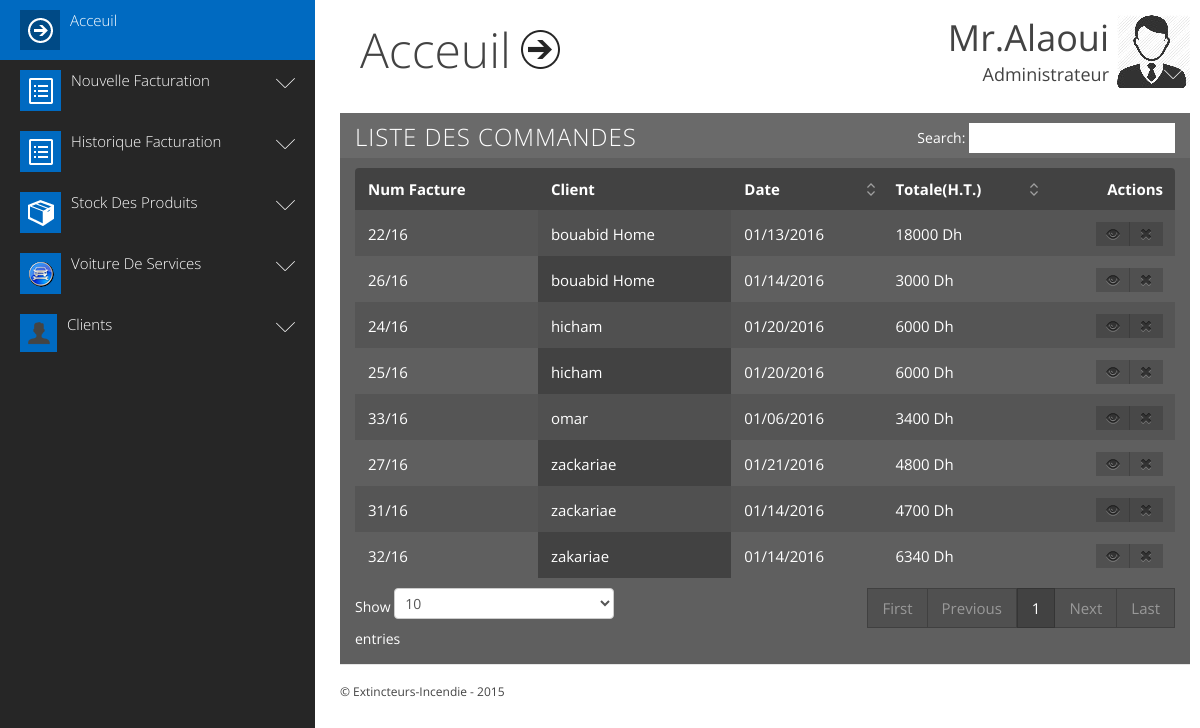
Screenshot of /extincteur/ArchiveFacture.php (signed in) with the database file from the repository.
### tables this page shows
CREATE TABLE IF NOT EXISTS `factur` (
  `id` int(11) NOT NULL AUTO_INCREMENT,
  `date` text NOT NULL,
  `idCl` int(11) NOT NULL,
  `Total` decimal(10,0) NOT NULL,
  PRIMARY KEY (`id`)
);

CREATE TABLE IF NOT EXISTS `clients` (
  `id` int(11) NOT NULL AUTO_INCREMENT,
  `nom` varchar(20) NOT NULL,
  `tel` text NOT NULL,
  PRIMARY KEY (`id`)
);

### extincteur/ArchiveFacture.php (the view, shortened to what this page needs)
<?php
	 if(!isset($_SESSION['login']) or $_SESSION['login']==''){
		header("location:index.php");
	}else{
$req1="select * from factur ";
$rs1=mysql_query($req1) or die(mysql_error());
?>
<!DOCTYPE html>
<html class="sidebar_default  no-js" lang="en">
<head>
<link href="css/twitter/bootstrap.css" rel="stylesheet">
<link href="css/base.css" rel="stylesheet">
<link href="css/twitter/responsive.css" rel="stylesheet">
<link href="css/jquery-ui-1.8.23.custom.css" rel="stylesheet">
</head>
<body>
<?php  include("sidebar.php")?>
<div id="main">
  <div class="container">
    <div class="header row-fluid">
      <div class="logo"> <a href="pan.php"><span>Acceuil</span><span class="icon"></span></a> </div>
      <div class="top_right">
        <ul class="nav nav_menu">
          <li class="dropdown"> <a class="dropdown-toggle administrator" id="dLabel" role="button" data-toggle="dropdown" data-target="#" href="/page.html">
            <div class="title"><span class="name">Mr.Alaoui</span><span class="subtitle">Administrateur</span></div>
            <span class="icon"><img src="img/thumbnail_george.jpg"></span></a>
          </li>
        </ul>
      </div>
    </div>
    <div id="main_container">
	 <div class="row-fluid">
				</div>
      <div class="row-fluid">
        <div class="box ">
          <div class="title">
            <h4> <span>Liste Des Commandes <small></small></span> </h4>
          </div>
          <div class="content top">
            <table id="datatable_example" class="responsive table table-striped table-bordered" style="width:100%;margin-bottom:0; ">
              <thead>
                <tr>
                  <th class="to_hide_phone  no_sort">Num Facture</th>
                  <th class="to_hide_phone ue no_sort">Client</th>
                  <th class="">Date</th>
									<th class="">Totale(H.T.)</th>
                  <th class="ms no_sort ">Actions</th>
                  </tr>
              </thead>
              <tbody>
			  <?php
			  while($serv=mysql_fetch_assoc($rs1)){
				  $idcl=$serv['idCl'];
				  $reqCl="select * from Clients where id='$idcl'";
				  $rs2=mysql_query($reqCl) or die("erreur");
				  $Client=mysql_fetch_assoc($rs2);
			  ?>
                <tr>
                                    <td class="to_hide_phone"> <?php echo $serv['id'] ?>/16</td>
									<td class="to_hide_phone"> <?php echo $Client['nom'] ?></td>
									<td class="to_hide_phone"> <?php echo $serv['date'] ?></td>
									<td class="to_hide_phone"> <?php echo $serv['Total'] ?> Dh</td>
                  <td class="ms"><div class="btn-group"> </a></i></a> <a href="facture.php?id=<?php echo $serv['id'] ?>" class="btn btn-small" rel="tooltip" data-placement="top" data-original-title="Imprimer"><i class="gicon-eye-open"></i></a> <a class="btn  btn-small" href="ArchiveFacture.php?id=<?php echo $serv['id'] ?>" rel="tooltip" data-placement="bottom" data-original-title="Supprimer"><i class="gicon-remove "></i></a> </div></td>
                </tr>
			  <?php } ?>
                 </tbody>
            </table>
          </div>
        </div>
      </div>
     </div>
  </div>
  <div id="footer">
    <p> &copy; Extincteurs-Incendie - 2015 </p>
    </div>
</div>
</body>
</html>
	<?php } ?>

### extincteur/css/twitter/responsive.css (style rules this page uses)
@media (min-width: 1200px) { .container,.navbar-static-top .container,.navbar-fixed-top .container,.navbar-fixed-bottom .container { width:840px } }
@media (min-width: 1200px) { .row-fluid:not(.fluid) { width:100%;*zoom:1 } }
@media (min-width: 1200px) { .row-fluid:not(.fluid):before,.row-fluid:not(.fluid):after { display:table;content:"";line-height:0 } }
@media (min-width: 1200px) { .row-fluid:not(.fluid):after { clear:both } }
@media (min-width: 1200px) { .row-fluid { *zoom:1 } }
@media (min-width: 1200px) { .row-fluid:before,.row-fluid:after { display:table;content:"";line-height:0 } }
@media (min-width: 1200px) { .row-fluid:after { clear:both } }
@media (min-width: 1200px) { .container { width:100% } }

### rows the page displays
factur: id "22", clients.nom "bouabid Home", date "01/13/2016", Total "18000"
factur: id "24", clients.nom "hicham", date "01/20/2016", Total "6000"
factur: id "25", clients.nom "hicham", date "01/20/2016", Total "6000"
factur: id "26", clients.nom "bouabid Home", date "01/14/2016", Total "3000"
factur: id "27", clients.nom "zackariae", date "01/21/2016", Total "4800"
factur: id "31", clients.nom "zackariae", date "01/14/2016", Total "4700"
factur: id "32", clients.nom "zakariae", date "01/14/2016", Total "6340"
factur: id "33", clients.nom "omar", date "01/06/2016", Total "3400"
